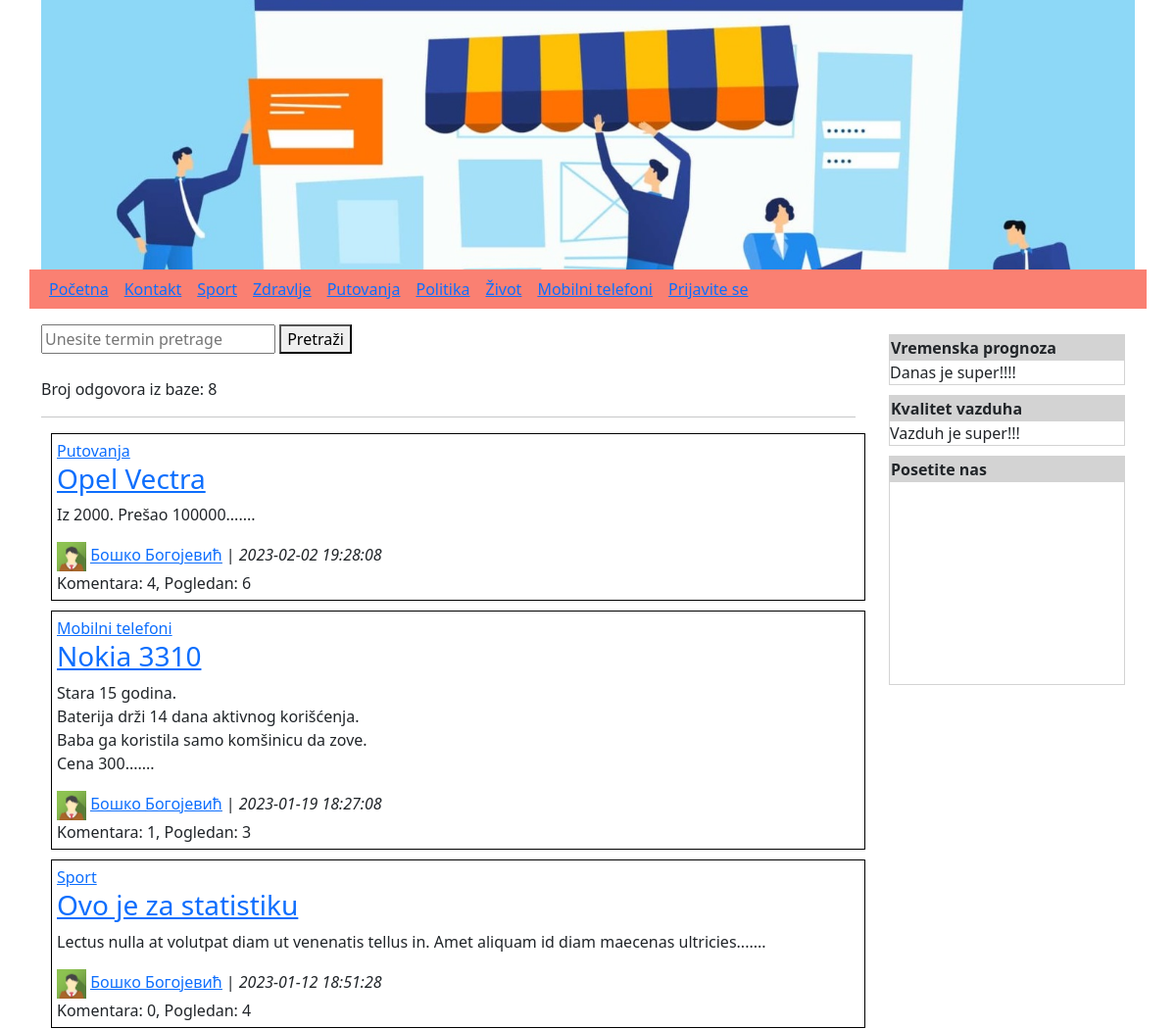
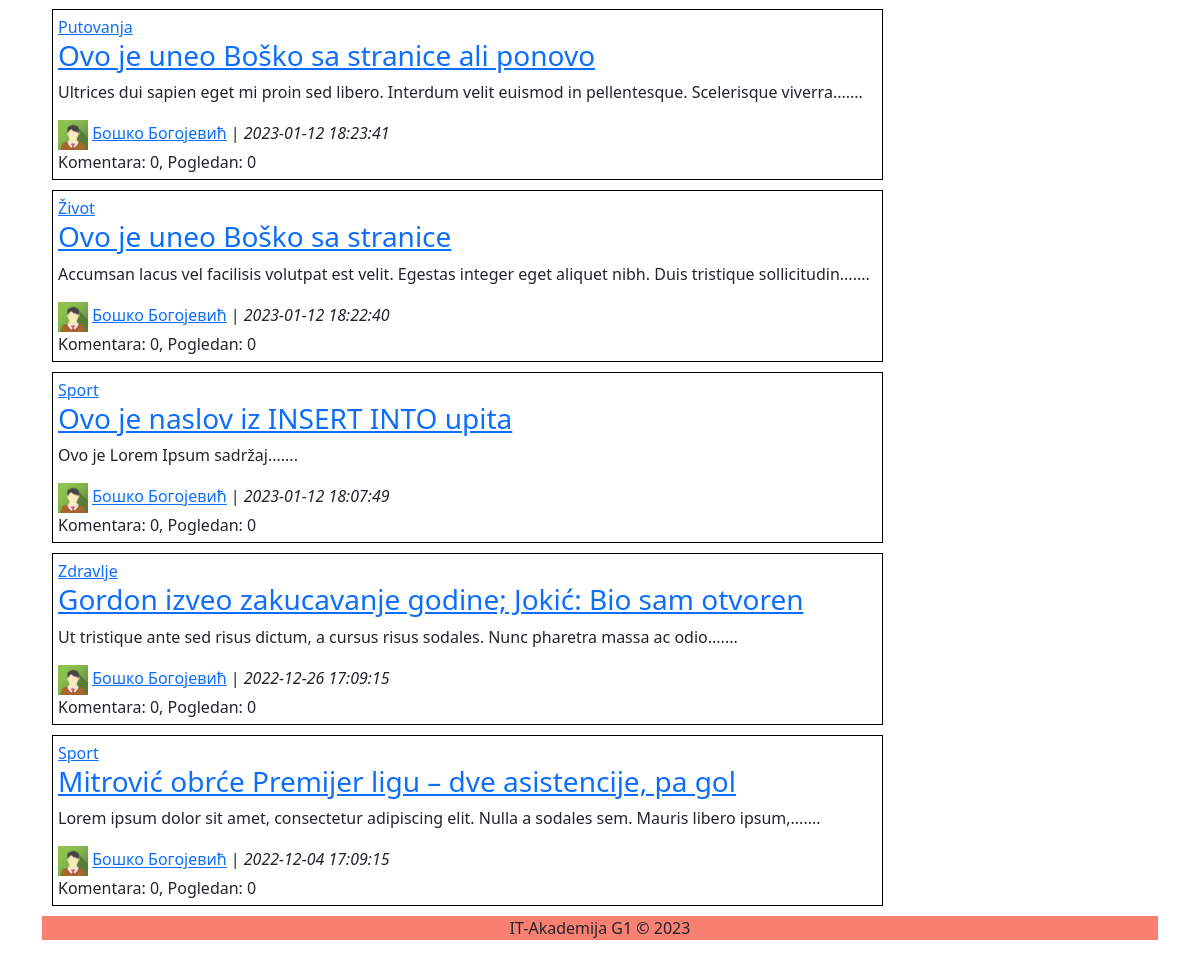
/index.php?autor=1, run on the app's committed database (2 pictures, top to bottom).
### tables this page shows
CREATE TABLE IF NOT EXISTS `kategorije` (
  `id` int(2) UNSIGNED NOT NULL AUTO_INCREMENT,
  `naziv` varchar(20) NOT NULL,
  PRIMARY KEY (`id`)
);

CREATE TABLE IF NOT EXISTS `proizvodi` (
  `id` int(10) UNSIGNED NOT NULL AUTO_INCREMENT,
  `naslov` varchar(200) NOT NULL,
  `tekst` text NOT NULL,
  `kategorija` int(3) NOT NULL,
  `autor` int(3) NOT NULL,
  `vremeK` timestamp NOT NULL DEFAULT CURRENT_TIMESTAMP,
  `vremeI` timestamp NULL DEFAULT NULL ON UPDATE CURRENT_TIMESTAMP,
  `obrisan` int(11) NOT NULL DEFAULT '0',
  `cena` int(5) DEFAULT NULL,
  `pogledan` int(5) NOT NULL DEFAULT '0',
  PRIMARY KEY (`id`)
);

### klase/classBaza.php (called while the page is built, shortened)
<?php
class Baza{
    private $db;
    public function connect(){
        $this->db=@mysqli_connect("localhost", "root", "", "g1");
        return $this->db;
    }
    public function query($upit){
        return mysqli_query($this->db, $upit);
    }
    public function fetch_assoc($rez){
        return mysqli_fetch_assoc($rez);
    }
    public function fetch_object($rez){
        return mysqli_fetch_object($rez);
    }
    public function num_rows($rez){
        return mysqli_num_rows($rez);
    }
}
?>

### funkcije.php (called while the page is built, shortened)
<?php
function login(){
    return false;
}
?>

### index.php (the view, shortened to what this page needs)
<?php
$db=new Baza();
?>
<!DOCTYPE html>
<html lang="en">
<head>
    <link href="css/style.css" rel="stylesheet">
    <link href="https://cdn.jsdelivr.net/npm/bootstrap@5.0.2/dist/css/bootstrap.min.css" rel="stylesheet">
</head>
<body>
    <div class="container">
        <?php require_once("_header.php");?>
        <?php require_once("_gornjimeni.php");?>
        <div class="row">
            <div class="col-9">
            <form action="index.php" method="post">
                <input type="text" name="termin" placeholder="Unesite termin pretrage">
                <button>Pretraži</button>
            </form>
            <br>
            <?php
            $upit="SELECT * FROM pogledproizvodi WHERE obrisan=0 ORDER BY id DESC";
            if(isset($_GET['autor']))$upit="SELECT * FROM pogledproizvodi WHERE obrisan=0 AND autor='{$_GET['autor']}' ORDER BY id DESC";
            $rez=$db->query($upit);
            echo "Broj odgovora iz baze: ".$db->num_rows($rez)."<hr>";
            while($red=$db->fetch_assoc($rez)){
                echo "<div class='vest'>";
                echo "<div><a href='index.php?kategorija={$red['kategorija']}'>{$red['naziv']}</a></div>";
                echo "<div><h3><a href='proizvod.php?id={$red['id']}'>{$red['naslov']}</a></h3></div>";
                $tmp=explode(" ", $red['tekst']);
                $niz=array_slice($tmp, 0, 15);
                echo "<p>".nl2br(implode(" ", $niz)).".......</p>";
                $slika=(file_exists("avatars/".$red['autor'].".jpg"))?$red['autor'].".jpg":"_noavatar.jpg";
                echo "<div><img src='avatars/{$slika}' height='30px'> <u><a href='index.php?autor={$red['autor']}'>{$red['ime']} {$red['prezime']}</a></u> | <i>{$red['vremeK']}</i></div>";
                $upit="SELECT count(id) AS broj FROM komentari WHERE idProizvoda={$red['id']} AND odobren=1";
                $pomrez=$db->query($upit);
                $pomred=$db->fetch_object($pomrez);
                echo "Komentara: {$pomred->broj}, Pogledan: {$red['pogledan']}";
                echo "</div>";
            }
            ?>
            </div>
            <?php require_once("_desnimeni.php");?>
        </div>
        <?php require_once("_footer.php");?>
    </div>
</body>
</html>

### _gornjimeni.php
<div class="row mb-3">
    <div class="col-12" style="background-color: salmon">
        <?php
        echo "<div class='link'><a href='index.php'>Početna</a></div>";
        echo "<div class='link'><a href='kontakt.php'>Kontakt</a></div>";
        $upit="SELECT * FROM kategorije";
        $rez=$db->query($upit);
        while($red=$db->fetch_assoc($rez))
            echo "<div class='link'><a href='index.php?kategorija={$red['id']}'>{$red['naziv']}</a></div>";
        if(login()){
            echo "<div class='link'><a href='odjava.php'>{$_SESSION['podaci']}</a></div>";
        }else
            echo "<div class='link'><a href='prijava.php'>Prijavite se</a></div>";
        ?>
    </div>
</div>

### css/style.css (style rules this page uses)
.vest { border:1px solid black; width: 100%; margin:10px; padding:5px; }
.link { display: inline-block; padding:5px; margin:3px; }

### data on the page
kategorije: naziv "Sport"
kategorije: naziv "Zdravlje"
kategorije: naziv "Putovanja"
kategorije: naziv "Politika"
kategorije: naziv "Život"
kategorije: naziv "Mobilni telefoni"
proizvodi: naziv "Putovanja", naslov "Opel Vectra", tekst "Iz 2000. Prešao 100000", ime "Бошко", prezime "Богојевић", vremeK "2023-02-02 19:28:08", broj "4", pogledan "6"
proizvodi: naziv "Mobilni telefoni", naslov "Nokia 3310", tekst "Stara 15 godina. Baterija drži 14 dana aktivnog korišćenja. Baba ga koristila samo komšinicu da zove. Cena 300", ime "Бошко", prezime "Богојевић", vremeK "2023-01-19 18:27:08", broj "1", pogledan "3"
proizvodi: naziv "Sport", naslov "Ovo je za statistiku", niz "Lectus nulla at volutpat diam ut venenatis tellus in. Amet aliquam id diam maecenas ultricies", ime "Бошко", prezime "Богојевић", vremeK "2023-01-12 18:51:28", broj "0", pogledan "4"
proizvodi: naziv "Putovanja", naslov "Ovo je uneo Boško sa stranice ali ponovo", niz "Ultrices dui sapien eget mi proin sed libero. Interdum velit euismod in pellentesque. Scelerisque viverra", ime "Бошко", prezime "Богојевић", vremeK "2023-01-12 18:23:41", broj "0", pogledan "0"
proizvodi: naziv "Život", naslov "Ovo je uneo Boško sa stranice", niz "Accumsan lacus vel facilisis volutpat est velit. Egestas integer eget aliquet nibh. Duis tristique sollicitudin", ime "Бошко", prezime "Богојевић", vremeK "2023-01-12 18:22:40", broj "0", pogledan "0"
proizvodi: naziv "Sport", naslov "Ovo je naslov iz INSERT INTO upita", tekst "Ovo je Lorem Ipsum sadržaj", ime "Бошко", prezime "Богојевић", vremeK "2023-01-12 18:07:49", broj "0", pogledan "0"
proizvodi: naziv "Zdravlje", naslov "Gordon izveo zakucavanje godine; Jokić: Bio sam otvoren", niz "Ut tristique ante sed risus dictum, a cursus risus sodales. Nunc pharetra massa ac odio", ime "Бошко", prezime "Богојевић", vremeK "2022-12-26 17:09:15", broj "0", pogledan "0"
proizvodi: naziv "Sport", naslov "Mitrović obrće Premijer ligu – dve asistencije, pa gol", niz "Lorem ipsum dolor sit amet, consectetur adipiscing elit. Nulla a sodales sem. Mauris libero ipsum,", ime "Бошко", prezime "Богојевић", vremeK "2022-12-04 17:09:15", broj "0", pogledan "0"

### other printed values
$db->num_rows($rez) "8"
